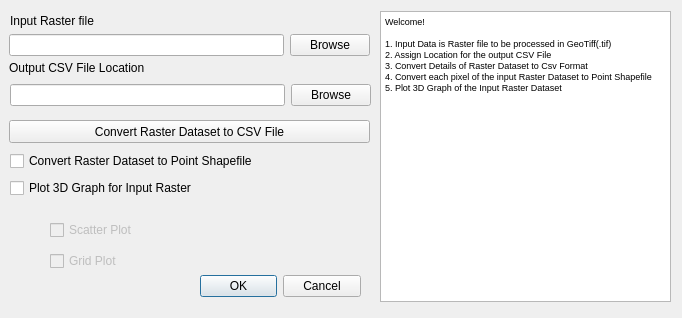
<?xml version="1.0" encoding="UTF-8"?>
<ui version="4.0">
 <class>RasterToolDialogBase</class>
 <widget class="QDialog" name="RasterToolDialogBase">
  <property name="geometry">
   <rect>
    <x>0</x>
    <y>0</y>
    <width>682</width>
    <height>318</height>
   </rect>
  </property>
  <property name="windowTitle">
   <string>RasterTool</string>
  </property>
  <widget class="QDialogButtonBox" name="button_box">
   <property name="geometry">
    <rect>
     <x>200</x>
     <y>270</y>
     <width>161</width>
     <height>32</height>
    </rect>
   </property>
   <property name="orientation">
    <enum>Qt::Horizontal</enum>
   </property>
   <property name="standardButtons">
    <set>QDialogButtonBox::Cancel|QDialogButtonBox::Ok</set>
   </property>
  </widget>
  <widget class="QLabel" name="label_3">
   <property name="geometry">
    <rect>
     <x>10</x>
     <y>10</y>
     <width>99</width>
     <height>21</height>
    </rect>
   </property>
   <property name="text">
    <string>Input Raster file</string>
   </property>
  </widget>
  <widget class="QPushButton" name="pushButton_4">
   <property name="geometry">
    <rect>
     <x>9</x>
     <y>120</y>
     <width>361</width>
     <height>23</height>
    </rect>
   </property>
   <property name="text">
    <string>Convert Raster Dataset to CSV File</string>
   </property>
  </widget>
  <widget class="QLabel" name="label_2">
   <property name="geometry">
    <rect>
     <x>9</x>
     <y>60</y>
     <width>171</width>
     <height>16</height>
    </rect>
   </property>
   <property name="text">
    <string>Output CSV File Location</string>
   </property>
  </widget>
  <widget class="QWidget" name="layoutWidget">
   <property name="geometry">
    <rect>
     <x>9</x>
     <y>30</y>
     <width>361</width>
     <height>30</height>
    </rect>
   </property>
   <layout class="QHBoxLayout" name="horizontalLayout">
    <item>
     <widget class="QLineEdit" name="lineEdit_3"/>
    </item>
    <item>
     <widget class="QPushButton" name="pushButton_3">
      <property name="text">
       <string>Browse</string>
      </property>
     </widget>
    </item>
   </layout>
  </widget>
  <widget class="QWidget" name="layoutWidget">
   <property name="geometry">
    <rect>
     <x>10</x>
     <y>80</y>
     <width>361</width>
     <height>30</height>
    </rect>
   </property>
   <layout class="QHBoxLayout" name="horizontalLayout_2">
    <item>
     <widget class="QLineEdit" name="lineEdit_2"/>
    </item>
    <item>
     <widget class="QPushButton" name="pushButton_2">
      <property name="text">
       <string>Browse</string>
      </property>
     </widget>
    </item>
   </layout>
  </widget>
  <widget class="QTextBrowser" name="textBrowser">
   <property name="geometry">
    <rect>
     <x>380</x>
     <y>11</y>
     <width>291</width>
     <height>291</height>
    </rect>
   </property>
   <property name="html">
    <string>&lt;!DOCTYPE HTML PUBLIC &quot;-//W3C//DTD HTML 4.0//EN&quot; &quot;http://www.w3.org/TR/REC-html40/strict.dtd&quot;&gt;
&lt;html&gt;&lt;head&gt;&lt;meta name=&quot;qrichtext&quot; content=&quot;1&quot; /&gt;&lt;style type=&quot;text/css&quot;&gt;
p, li { white-space: pre-wrap; }
&lt;/style&gt;&lt;/head&gt;&lt;body style=&quot; font-family:'MS Shell Dlg 2'; font-size:7.8pt; font-weight:400; font-style:normal;&quot;&gt;
&lt;p style=&quot; margin-top:0px; margin-bottom:0px; margin-left:0px; margin-right:0px; -qt-block-indent:0; text-indent:0px;&quot;&gt;&lt;span style=&quot; font-size:7pt;&quot;&gt;Welcome!&lt;/span&gt;&lt;/p&gt;
&lt;p style=&quot;-qt-paragraph-type:empty; margin-top:0px; margin-bottom:0px; margin-left:0px; margin-right:0px; -qt-block-indent:0; text-indent:0px; font-size:7pt;&quot;&gt;&lt;br /&gt;&lt;/p&gt;
&lt;p style=&quot; margin-top:0px; margin-bottom:0px; margin-left:0px; margin-right:0px; -qt-block-indent:0; text-indent:0px;&quot;&gt;&lt;span style=&quot; font-size:7pt;&quot;&gt;1. Input Data is Raster file to be processed in GeoTiff(.tif)&lt;/span&gt;&lt;/p&gt;
&lt;p style=&quot; margin-top:0px; margin-bottom:0px; margin-left:0px; margin-right:0px; -qt-block-indent:0; text-indent:0px;&quot;&gt;&lt;span style=&quot; font-size:7pt;&quot;&gt;2. Assign Location for the output CSV File &lt;/span&gt;&lt;/p&gt;
&lt;p style=&quot; margin-top:0px; margin-bottom:0px; margin-left:0px; margin-right:0px; -qt-block-indent:0; text-indent:0px;&quot;&gt;&lt;span style=&quot; font-size:7pt;&quot;&gt;3. Convert Details of Raster Dataset to Csv Format&lt;/span&gt;&lt;/p&gt;
&lt;p style=&quot; margin-top:0px; margin-bottom:0px; margin-left:0px; margin-right:0px; -qt-block-indent:0; text-indent:0px;&quot;&gt;&lt;span style=&quot; font-size:7pt;&quot;&gt;4. Convert each pixel of the input Raster Dataset to Point Shapefile&lt;/span&gt;&lt;/p&gt;
&lt;p style=&quot; margin-top:0px; margin-bottom:0px; margin-left:0px; margin-right:0px; -qt-block-indent:0; text-indent:0px;&quot;&gt;&lt;span style=&quot; font-size:7pt;&quot;&gt;5. Plot 3D Graph of the Input Raster Dataset&lt;/span&gt;&lt;/p&gt;&lt;/body&gt;&lt;/html&gt;</string>
   </property>
  </widget>
  <widget class="QWidget" name="layoutWidget">
   <property name="geometry">
    <rect>
     <x>50</x>
     <y>215</y>
     <width>131</width>
     <height>61</height>
    </rect>
   </property>
   <layout class="QVBoxLayout" name="verticalLayout">
    <item>
     <widget class="QCheckBox" name="checkBox_scatter">
      <property name="enabled">
       <bool>false</bool>
      </property>
      <property name="text">
       <string>Scatter Plot</string>
      </property>
     </widget>
    </item>
    <item>
     <widget class="QCheckBox" name="checkBox_gsplot">
      <property name="enabled">
       <bool>false</bool>
      </property>
      <property name="text">
       <string>Grid Plot</string>
      </property>
     </widget>
    </item>
   </layout>
  </widget>
  <widget class="QWidget" name="layoutWidget">
   <property name="geometry">
    <rect>
     <x>10</x>
     <y>150</y>
     <width>281</width>
     <height>51</height>
    </rect>
   </property>
   <layout class="QVBoxLayout" name="verticalLayout_2">
    <item>
     <widget class="QCheckBox" name="pushButton_5">
      <property name="enabled">
       <bool>true</bool>
      </property>
      <property name="text">
       <string>Convert Raster Dataset to Point Shapefile</string>
      </property>
     </widget>
    </item>
    <item>
     <widget class="QCheckBox" name="checkBox">
      <property name="text">
       <string>Plot 3D Graph for Input Raster </string>
      </property>
     </widget>
    </item>
   </layout>
  </widget>
 </widget>
 <resources/>
 <connections>
  <connection>
   <sender>checkBox</sender>
   <signal>clicked(bool)</signal>
   <receiver>checkBox_scatter</receiver>
   <slot>setEnabled(bool)</slot>
   <hints>
    <hint type="sourcelabel">
     <x>94</x>
     <y>213</y>
    </hint>
    <hint type="destinationlabel">
     <x>94</x>
     <y>236</y>
    </hint>
   </hints>
  </connection>
  <connection>
   <sender>checkBox</sender>
   <signal>clicked(bool)</signal>
   <receiver>checkBox_gsplot</receiver>
   <slot>setEnabled(bool)</slot>
   <hints>
    <hint type="sourcelabel">
     <x>158</x>
     <y>209</y>
    </hint>
    <hint type="destinationlabel">
     <x>143</x>
     <y>263</y>
    </hint>
   </hints>
  </connection>
 </connections>
</ui>
